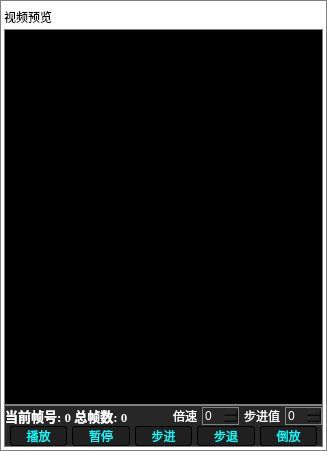
          <widget class="QFrame" name="frame_10">
           <property name="styleSheet">
            <string notr="true">background-color: white;
border: 1px solid gray; 
border-radius:0px;</string>
           </property>
           <property name="frameShape">
            <enum>QFrame::StyledPanel</enum>
           </property>
           <property name="frameShadow">
            <enum>QFrame::Raised</enum>
           </property>
           <layout class="QVBoxLayout" name="verticalLayout_14">
            <property name="spacing">
             <number>0</number>
            </property>
            <property name="leftMargin">
             <number>3</number>
            </property>
            <property name="topMargin">
             <number>3</number>
            </property>
            <property name="rightMargin">
             <number>3</number>
            </property>
            <property name="bottomMargin">
             <number>3</number>
            </property>
            <item>
             <widget class="QLabel" name="label_9">
              <property name="minimumSize">
               <size>
                <width>58</width>
                <height>25</height>
               </size>
              </property>
              <property name="maximumSize">
               <size>
                <width>16777215</width>
                <height>25</height>
               </size>
              </property>
              <property name="styleSheet">
               <string notr="true">QLabel {
	background-color: white;
	border: 0px;
}
</string>
              </property>
              <property name="frameShape">
               <enum>QFrame::NoFrame</enum>
              </property>
              <property name="text">
               <string>视频预览</string>
              </property>
             </widget>
            </item>
            <item>
             <widget class="VideoPlayer" name="player" native="true">
              <property name="minimumSize">
               <size>
                <width>0</width>
                <height>376</height>
               </size>
              </property>
              <property name="maximumSize">
               <size>
                <width>16777215</width>
                <height>398</height>
               </size>
              </property>
              <property name="styleSheet">
               <string notr="true">QWidget {  
    background-color: black;  
}</string>
              </property>
              <layout class="QVBoxLayout" name="verticalLayout_15">
               <property name="spacing">
                <number>0</number>
               </property>
               <property name="leftMargin">
                <number>0</number>
               </property>
               <property name="topMargin">
                <number>0</number>
               </property>
               <property name="rightMargin">
                <number>0</number>
               </property>
               <property name="bottomMargin">
                <number>0</number>
               </property>
              </layout>
             </widget>
            </item>
            <item>
             <widget class="QFrame" name="frame_7">
              <property name="maximumSize">
               <size>
                <width>16777215</width>
                <height>74</height>
               </size>
              </property>
              <property name="styleSheet">
               <string notr="true">background-color: rgb(39,39,39);</string>
              </property>
              <property name="frameShape">
               <enum>QFrame::StyledPanel</enum>
              </property>
              <property name="frameShadow">
               <enum>QFrame::Sunken</enum>
              </property>
              <property name="midLineWidth">
               <number>1</number>
              </property>
              <layout class="QVBoxLayout" name="verticalLayout_6">
               <property name="spacing">
                <number>0</number>
               </property>
               <property name="leftMargin">
                <number>0</number>
               </property>
               <property name="topMargin">
                <number>0</number>
               </property>
               <property name="rightMargin">
                <number>0</number>
               </property>
               <property name="bottomMargin">
                <number>0</number>
               </property>
               <item>
                <layout class="QHBoxLayout" name="horizontalLayout_7">
                 <property name="spacing">
                  <number>5</number>
                 </property>
                 <item>
                  <widget class="QLabel" name="label_16">
                   <property name="minimumSize">
                    <size>
                     <width>111</width>
                     <height>16</height>
                    </size>
                   </property>
                   <property name="font">
                    <font>
                     <family>Times New Roman</family>
                     <pointsize>10</pointsize>
                     <weight>75</weight>
                     <bold>true</bold>
                    </font>
                   </property>
                   <property name="styleSheet">
                    <string notr="true">
QLabel {
	color: white;
	border: 0px;
}
</string>
                   </property>
                   <property name="text">
                    <string>当前帧号: 0 总帧数: 0</string>
                   </property>
                  </widget>
                 </item>
                 <item>
                  <spacer name="horizontalSpacer_4">
                   <property name="orientation">
                    <enum>Qt::Horizontal</enum>
                   </property>
                   <property name="sizeHint" stdset="0">
                    <size>
                     <width>40</width>
                     <height>20</height>
                    </size>
                   </property>
                  </spacer>
                 </item>
                 <item>
                  <widget class="QLabel" name="label_15">
                   <property name="maximumSize">
                    <size>
                     <width>35</width>
                     <height>16777215</height>
                    </size>
                   </property>
                   <property name="styleSheet">
                    <string notr="true">QLabel {
	border: 0px;
	color: white;
}</string>
                   </property>
                   <property name="text">
                    <string>倍速</string>
                   </property>
                  </widget>
                 </item>
                 <item>
                  <widget class="QSpinBox" name="spinBox">
                   <property name="maximumSize">
                    <size>
                     <width>45</width>
                     <height>16777215</height>
                    </size>
                   </property>
                   <property name="styleSheet">
                    <string notr="true">color: white;</string>
                   </property>
                  </widget>
                 </item>
                 <item>
                  <widget class="QLabel" name="label_21">
                   <property name="maximumSize">
                    <size>
                     <width>50</width>
                     <height>16777215</height>
                    </size>
                   </property>
                   <property name="styleSheet">
                    <string notr="true">QLabel {
	border: 0px;
	color: white;
}</string>
                   </property>
                   <property name="text">
                    <string>步进值</string>
                   </property>
                  </widget>
                 </item>
                 <item>
                  <widget class="QSpinBox" name="spinBox_2">
                   <property name="styleSheet">
                    <string notr="true">color: white;</string>
                   </property>
                  </widget>
                 </item>
                </layout>
               </item>
               <item>
                <layout class="QHBoxLayout" name="horizontalLayout_6">
                 <property name="spacing">
                  <number>5</number>
                 </property>
                 <property name="leftMargin">
                  <number>5</number>
                 </property>
                 <property name="rightMargin">
                  <number>5</number>
                 </property>
                 <property name="bottomMargin">
                  <number>0</number>
                 </property>
                 <item>
                  <widget class="QPushButton" name="pushButton_10">
                   <property name="minimumSize">
                    <size>
                     <width>0</width>
                     <height>20</height>
                    </size>
                   </property>
                   <property name="styleSheet">
                    <string notr="true">QPushButton {
    border-radius: 3px;
	background-color: rgb(32,32,32);
	border: 1px solid black;
	color: cyan; 
}
</string>
                   </property>
                   <property name="text">
                    <string>播放</string>
                   </property>
                  </widget>
                 </item>
                 <item>
                  <widget class="QPushButton" name="pushButton_11">
                   <property name="minimumSize">
                    <size>
                     <width>0</width>
                     <height>20</height>
                    </size>
                   </property>
                   <property name="styleSheet">
                    <string notr="true">QPushButton {
    border-radius: 3px;
	background-color: rgb(32,32,32);
	border: 1px solid black;
	color: cyan; 
}</string>
                   </property>
                   <property name="text">
                    <string>暂停</string>
                   </property>
                  </widget>
                 </item>
                 <item>
                  <widget class="QPushButton" name="pushButton_12">
                   <property name="minimumSize">
                    <size>
                     <width>0</width>
                     <height>20</height>
                    </size>
                   </property>
                   <property name="styleSheet">
                    <string notr="true">QPushButton {
    border-radius: 3px;
	background-color: rgb(32,32,32);
	border: 1px solid black;
	color: cyan; 
}</string>
                   </property>
                   <property name="text">
                    <string>步进</string>
                   </property>
                  </widget>
                 </item>
                 <item>
                  <widget class="QPushButton" name="pushButton_13">
                   <property name="minimumSize">
                    <size>
                     <width>0</width>
                     <height>20</height>
                    </size>
                   </property>
                   <property name="styleSheet">
                    <string notr="true">QPushButton {
    border-radius: 3px;
	background-color: rgb(32,32,32);
	border: 1px solid black;
	color: cyan; 
}</string>
                   </property>
                   <property name="text">
                    <string>步退</string>
                   </property>
                  </widget>
                 </item>
                 <item>
                  <widget class="QPushButton" name="pushButton_14">
                   <property name="minimumSize">
                    <size>
                     <width>0</width>
                     <height>20</height>
                    </size>
                   </property>
                   <property name="styleSheet">
                    <string notr="true">QPushButton {
    border-radius: 3px;
	background-color: rgb(32,32,32);
	border: 1px solid black;
	color: cyan; 
}</string>
                   </property>
                   <property name="text">
                    <string>倒放</string>
                   </property>
                  </widget>
                 </item>
                </layout>
               </item>
              </layout>
             </widget>
            </item>
           </layout>
          </widget>
